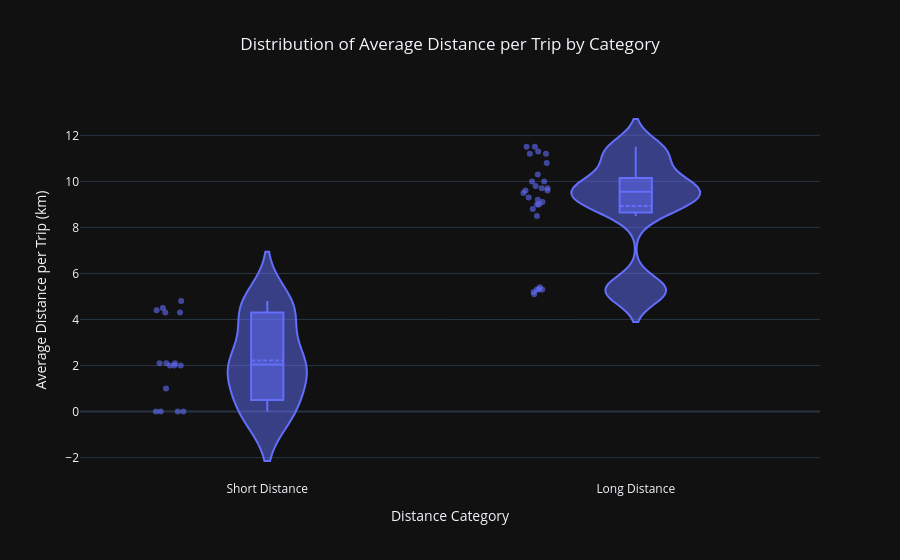

Notebook cell for this chart:
### Markdown cell above
#### PLOTLY CHART 2: VIOIN

### Code cell
fig = px.violin(
    trip_distance,
    x="distance_category",
    y="ave_distance_per_trip",
    title="Distribution of Average Distance per Trip by Category",
    template="plotly_dark",
    category_orders={"distance_category": ["Short Distance", "Long Distance"]},
    labels={"ave_distance_per_trip": "Average Distance per Trip (km)"},
    box=True,           
    points="all",      
    hover_data=trip_distance.columns 
)

fig.update_traces(
    meanline_visible=True,
    marker=dict(opacity=0.6, size=6),
    line=dict(width=2)
)

fig.update_layout(
    title={'x': 0.5, 'xanchor': 'center'},
    xaxis_title="Distance Category",
    yaxis_title="Average Distance per Trip (km)",
    violingap=0.3,         
    violingroupgap=0.5,    
)

fig.show()

### Figure 1 — Plotly figure (JSON) as saved in the notebook; plotly's stock layout.template omitted (floating-point values rounded to 4 significant figures; data arrays with more than 128 entries replaced by an {"elided": "..."} marker saying what was removed)
{"data": [{"alignmentgroup": "True", "box": {"visible": true}, "customdata": {"elided": "44x3 mixed values"}, "hovertemplate": "distance_category=%{x}<br>Average Distance per Trip (km)=%{y}<br>year=%{customdata[0]}<br>mode=%{customdata[1]}<br>distance_bucket=%{customdata[2]}<extra></extra>", "legendgroup": "", "line": {"width": 2}, "marker": {"color": "#636efa", "opacity": 0.6, "size": 6}, "meanline": {"visible": true}, "name": "", "offsetgroup": "", "orientation": "v", "points": "all", "scalegroup": "True", "showlegend": false, "type": "violin", "x": ["Long Distance", "Short Distance", "Long Distance", "Long Distance", "Long Distance", "Short Distance", "Long Distance", "Long Distance", "Long Distance", "Short Distance", "Long Distance", "Long Distance", "Long Distance", "Short Distance", "Long Distance", "Long Distance", "Long Distance", "Short Distance", "Long Distance", "Long Distance", "Long Distance", "Short Distance", "Long Distance", "Long Distance", "Long Distance", "Short Distance", "Short Distance", "Long Distance", "Long Distance", "Short Distance", "Short Distance", "Long Distance", "Long Distance", "Short Distance", "Short Distance", "Long Distance", "Long Distance", "Short Distance", "Short Distance", "Long Distance", "Long Distance", "Short Distance", "Short Distance", "Long Distance"], "x0": " ", "xaxis": "x", "y": [11.5, 0, 5.2, 8.5, 11.5, 0, 5.4, 8.8, 11.3, 0, 5.3, 9.1, 11.2, 0, 5.3, 9.7, 11.2, 2.1, 5.3, 9, 10.8, 2.1, 5.1, 9, 10.3, 2.1, 4.8, 9.3, 10, 2, 4.5, 9.6, 9.6, 1, 4.4, 9.7, 9.5, 2, 4.3, 9.8, 9.2, 2, 4.3, 10], "y0": " ", "yaxis": "y"}], "layout": {"legend": {"tracegroupgap": 0}, "title": {"text": "Distribution of Average Distance per Trip by Category", "x": 0.5, "xanchor": "center"}, "violingap": 0.3, "violingroupgap": 0.5, "violinmode": "group", "xaxis": {"anchor": "y", "categoryarray": ["Short Distance", "Long Distance"], "categoryorder": "array", "domain": [0, 1], "title": {"text": "Distance Category"}}, "yaxis": {"anchor": "x", "domain": [0, 1], "title": {"text": "Average Distance per Trip (km)"}}}}
